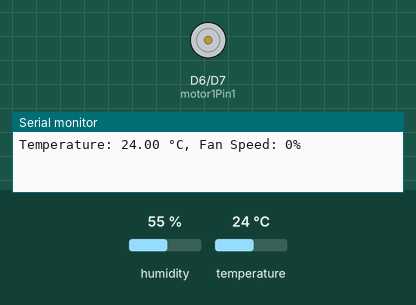
Recording of a sketch running on a simulated ESP8266 (NodeMCU). On the bench: motor-driver pin pairs drawn as motors (green arrow = first pin HIGH = forward, orange = second pin HIGH = backward, longer = more drive, scaled by the enable pin), the last lines printed to the serial monitor. The inputs (shaded band) are chosen by the test bench; at power-on: temperature 24 °C, humidity 55 %. WiFi joins after 1.5 s; servers stay silent unless stated.

Above: at 3.0 s.
3.1 s: temperature set to 29 °C
6.9 s: temperature set to 31 °C
At 9.0 s:
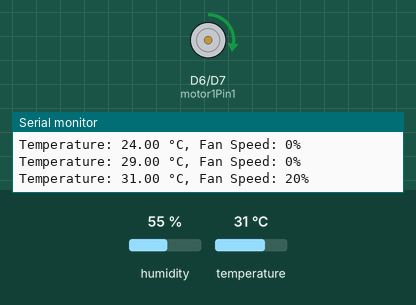
14.6 s: temperature set to 33 °C
At 17.3 s:
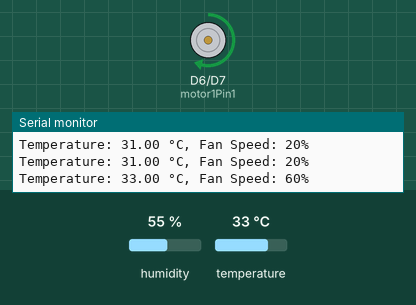
22.3 s: temperature set to 41 °C
At 23.6 s:
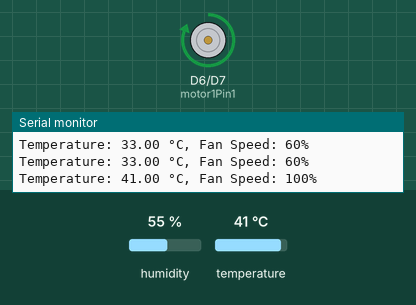
Timing chart, 0 to 30.5 s (numbered marks = the images above; inputs shaded):
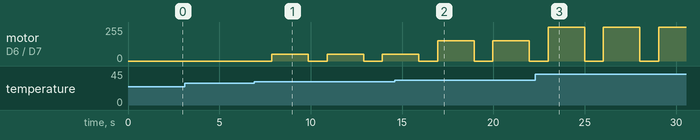

Measured:
- the behaviour switches between 30 and 31 °C on temperature (found by bisection; images 0 and 1)
- after the input at 6.9 s, motor on D6 (motor1Pin1) / D7 (motor1Pin2): alternates forward 51/255 for 2.0 s and stopped for 1.0 s, starting after 0.98 s

The sketch:

code.ino
```cpp
#define BLYNK_TEMPLATE_NAME "temperature based fan speed controller"
#define BLYNK_TEMPLATE_ID "TMPL328bkwt3J"   // Add this line with your actual Template ID
#define BLYNK_AUTH_TOKEN "EGHCNxyRho6l4t1B4tR5QAtFAtfpeiAf"

#include <DHT.h>
#include <ESP8266WiFi.h>
#include <BlynkSimpleEsp8266.h>

// Blynk credentials
char auth[] = "EGHCNxyRho6l4t1B4tR5QAtFAtfpeiAf";
char ssid[] = "Madhura";
char pass[] = "madhubaby";

// DHT sensor settings
#define DHTPIN 2
#define DHTTYPE DHT11

DHT dht(DHTPIN, DHTTYPE);

// Motor control pins
int motor1Pin1 = D6;
int motor1Pin2 = D7;
int enable1Pin = D2;

// Blynk virtual pins
#define VIRTUAL_PIN_FAN_SPEED V1
#define VIRTUAL_PIN_TEMPERATURE V2

void setup() {
  pinMode(motor1Pin1, OUTPUT);
  pinMode(motor1Pin2, OUTPUT);
  pinMode(enable1Pin, OUTPUT);

  Serial.begin(115200);
  dht.begin();
  Blynk.begin(auth, ssid, pass);
}

void loop() {
  Blynk.run();

  float temperature = dht.readTemperature();

  if (isnan(temperature)) {
    Serial.println("Failed to read from DHT sensor!");
    return;
  }

  int fanSpeedPercentage = map(temperature, 30, 35, 0, 100);
  fanSpeedPercentage = constrain(fanSpeedPercentage, 0, 100);
  int dutyCycle = map(fanSpeedPercentage, 0, 100, 0, 255);

  Serial.print("Temperature: ");
  Serial.print(temperature);
  Serial.print(" °C, Fan Speed: ");
  Serial.print(fanSpeedPercentage);
  Serial.println("%");

  digitalWrite(motor1Pin1, HIGH);
  digitalWrite(motor1Pin2, LOW);
  analogWrite(enable1Pin, dutyCycle);

  Blynk.virtualWrite(VIRTUAL_PIN_TEMPERATURE, temperature);
  Blynk.virtualWrite(VIRTUAL_PIN_FAN_SPEED, fanSpeedPercentage);

  delay(2000);

  digitalWrite(motor1Pin1, LOW);
  digitalWrite(motor1Pin2, LOW);
  analogWrite(enable1Pin, 0);

  delay(1000);
}
```
